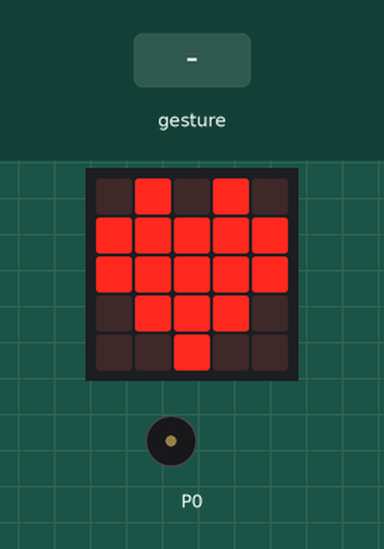
Recording of a program running on a simulated BBC micro:bit (MakeCode). On the bench: the board's 5×5 LED display, buzzer (waves = sounding). The test bench sets the inputs (shaded band). A tilt is held for 1.5 s and a shake lasts 1 s, then the board lies face up again.

Above: at 1.8 s.
1.9 s: gesture 'shake'
At 2.35 s:
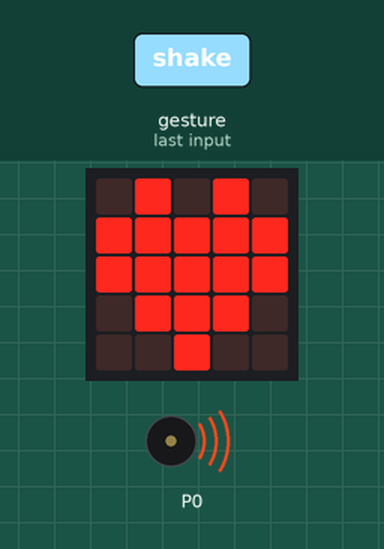
At 3.7 s:
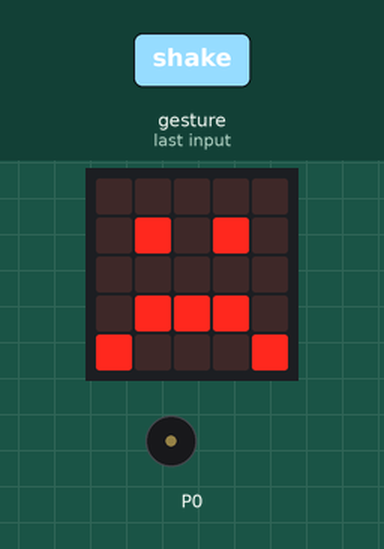
Timing chart, 0 to 5.2 s (numbered marks = the images above; inputs shaded):
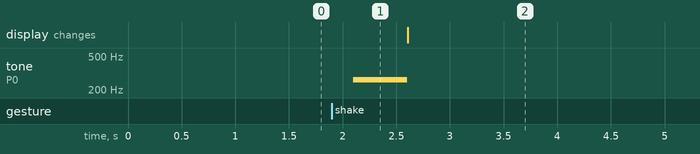

The program:

main.ts
```typescript
input.onGesture(Gesture.Shake, function () {
    music.play(music.tonePlayable(262, music.beat(BeatFraction.Whole)), music.PlaybackMode.UntilDone)
    basic.showIcon(IconNames.Sad)
    basic.pause(2000)
    basic.showIcon(IconNames.Heart)
})
basic.showIcon(IconNames.Heart)
```

test.ts
```typescript
// les tests vont ici ; cela ne sera pas compilé si ce paquet est utilisé en tant qu'extension.
```

Measured:
- after the input at 1.9 s, tone on P0: silent → 262 Hz after 0.20 s, → silent 0.50 s later
